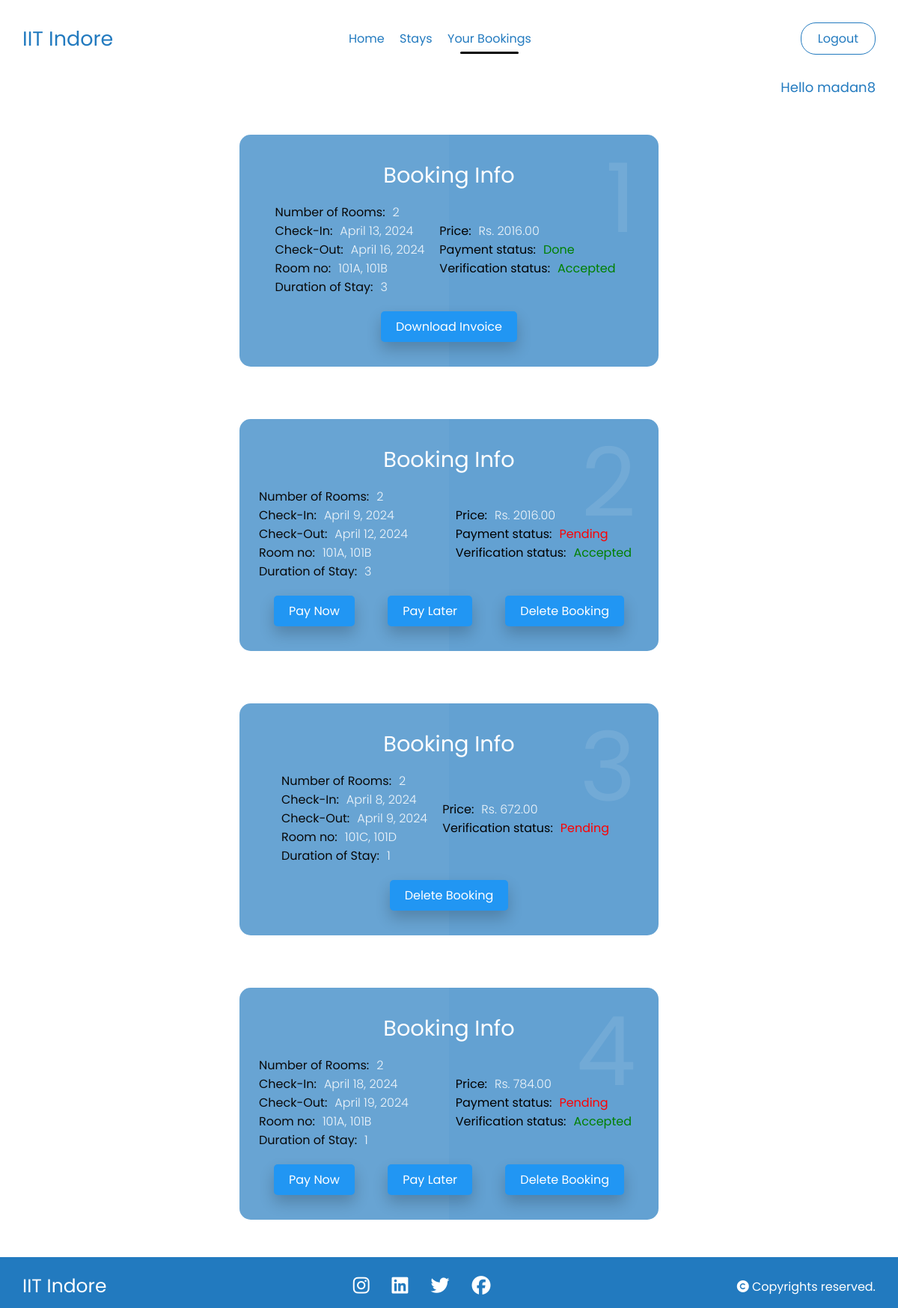
Page /bookings/ (signed in) on the committed database.
### hostel/models.py (models this page shows, shortened)
class Reservation(models.Model):
    PAYMENT_CHOICES = (
        ('1', 'Pending'),
        ('2', 'Done'),
        ('3', 'Pay Later')
    )
    VERIFIED_CHOICES = (
        ('1', 'Accepted'),
        ('2', 'Rejected'),
        ('3', 'Pending')
    )
    PAYMENT_METHOD = (
        ('1', 'Self'),
        ('2', 'Project')
    )
    id = models.AutoField(primary_key=True)
    user = models.ForeignKey(User, on_delete=models.CASCADE)
    email = models.EmailField()
    payment_method = models.CharField(max_length=1, default='1', choices=PAYMENT_METHOD)
    project_email = models.EmailField(blank=True)
    project_description = models.TextField(blank=True)
    phone_number = models.CharField(max_length=15)
    number_of_rooms = models.PositiveIntegerField()
    check_in_date = models.DateField()
    check_out_date = models.DateField()
    room_numbers = models.CharField(max_length=255, help_text="Enter room numbers separated by commas")
    tariff_per_day = models.DecimalField(max_digits=10, decimal_places=2, default=0.00)
    price = models.DecimalField(max_digits=10, decimal_places=2, default=0.00)
    total_price = models.DecimalField(max_digits=10, decimal_places=2, default=0.00)
    gst = models.DecimalField(max_digits=5, decimal_places=2, default=0.00)
    length_of_stay = models.IntegerField(default = 1)
    payment_status = models.CharField(max_length=1, default='1', choices = PAYMENT_CHOICES)
    verified_status = models.CharField(max_length=1, default='3', choices=VERIFIED_CHOICES)
    def get_room_numbers(self):
        return self.room_numbers.split(',')
    def set_room_numbers(self, room_numbers):
        self.room_numbers = ','.join(room_numbers)
    room_numbers_list = property(get_room_numbers, set_room_numbers)

### hostel/views.py (the view)
# urls.py: path('bookings/', views.bookings, name="bookings"),
@login_required(login_url='/login/')
def bookings(request):
    user_reservations = Reservation.objects.filter(user=request.user)
    return render(request, "bookings.html", {'user_reservations': user_reservations})

### templates/bookings.html (shortened to what this page needs)
{% load static %}
<!DOCTYPE html>
<html lang="en">
<head>
    <link rel="stylesheet" href="{% static 'navbar.css' %}">
</head>
<body>
    <div class="nav1">
        <div>
          <h3>IIT Indore</h3>
        </div>
        <div class="headings">
          <a href="/">Home</a>
          <a href="/stays">Stays</a>
          <a href="/bookings" class="active">Your Bookings</a>
        </div>
          <div class="nav1-login">
            {% if user.is_authenticated %}
            <a href='{% url "logout" %}'>Logout</a>
            {% else %}
            <a href='{% url "login" %}'>Login</a>
            {% endif %}
          </div>
    </div>
      {% if user.is_authenticated %}
        <div class="username">
          <h5>Hello {{user.username}}</h5>
        </div>
      {% endif %}
      {% if user_reservations %}
        {% for reservation in user_reservations %}
        <div class="container">
          <div class="card">
            <div class="box">
              <div class="content">
                <h2>{{ forloop.counter }}</h2>
                <h3>Booking Info</h3>
                <div class="columns">
                  <div class="left">
                    <p><span>Number of Rooms:</span>{{ reservation.number_of_rooms }}</p>
                    <p><span>Check-In:</span>{{ reservation.check_in_date }}</p>
                    <p><span>Check-Out:</span>{{ reservation.check_out_date }}</p>
                    <p><span>Room no:</span>{{ reservation.room_numbers_list|join:", " }}</p>
                    <p><span>Duration of Stay:</span>{{ reservation.length_of_stay }}</p>
                  </div>
                  <div class="right">
                    <p><span>Price:</span>Rs. {{ reservation.total_price }}</p>
                    {% if reservation.verified_status == '1' %}
                      {% if reservation.payment_status == '1' %}
                        <p><span>Payment status:</span><span style="color: red">{{ reservation.get_payment_status_display }}</span></p>
                      {% elif reservation.payment_status == '2' %}
                        <p><span>Payment status:</span><span style="color: green">{{ reservation.get_payment_status_display }}</span></p>
                      {% else %}
                        <p><span>Payment status:</span><span style="color: orange">{{ reservation.get_payment_status_display }}</span></p>
                      {% endif %}
                        <p><span>Verification status:</span><span style="color: green;">{{reservation.get_verified_status_display}}</span></p>
                    {% elif reservation.verified_status == '3' %}
                      <p><span>Verification status:</span><span style="color: red">{{reservation.get_verified_status_display}}</span></p>
                    {% endif %}
                  </div>
                </div>
                <div class="btn-row">
                  {% if reservation.verified_status == '1' %}
                    {% if reservation.payment_status == '2' %}
                        <a href="{% url 'download_invoice' reservation.id %}" class="btn btn-primary">Download Invoice</a>
                    {% else %}
                        {% if reservation.payment_status == '1' %}
                        <a href="{% url 'pay_now' reservation.id %}" class="btn btn-primary">Pay Now</a>
                        {% endif %}
                        <a href="#" class="btn btn-secondary">Pay Later</a>
                        <a href="#" class="btn btn-danger" data-reservation-id="{{ reservation.id }}">Delete Booking</a>
                    {% endif %}
                  {% elif reservation.verified_status == '3' %}
                    <a href="#" class="btn btn-danger" data-reservation-id="{{ reservation.id }}">Delete Booking</a>
                  {% endif %}
                </div>
              </div>
            </div>
          </div>
        </div>
        {% endfor %}
      {% endif %}
    <footer>
        <div class="footer">
          <div class="info">
            <h4>IIT Indore</h4>
          </div>
          <div class="social">
            <ul>
              <li><a href="#"><i class="fa-brands fa-instagram"></i></a></li>
              <li><a href="#"><i class="fa-brands fa-linkedin"></i></a></li>
              <li><a href="#"><i class="fa-brands fa-twitter"></i></a></li>
              <li><a href="#"><i class="fa-brands fa-facebook"></i></a></li>
            </ul>
          </div>
          <div class="rights">
            <p><i class="fa-solid fa-copyright"></i> Copyrights reserved.</p>
          </div>
        </div>
    </footer>
</body>
</html>

### static/navbar.css (style rules this page uses)
* { margin: 0; padding: 0; box-sizing: border-box; font-family: 'Ubuntu', cursive; font-weight: 400; }
:root { --main-color: #fff; --secondary-color: rgb(34,122,191); --primary-color: #000; }
.nav1 { width: 100%; padding: 30px; position: sticky; top: 0px; display: flex; justify-content: space-between; align-items: center; background: transparent; z-index: 33; }
.nav1 .headings a { text-decoration: none; font-size: 16px; color: var(--secondary-color); margin-right: 3%; position: relative; transition: 0.3s all ease-in-out; }
.nav1 div:nth-child(1) h3 { font-size: 27px; color: var(--secondary-color); }
.nav1 div:nth-child(3) { display: flex; align-items: center; justify-content: flex-end; }
.nav1 .headings { display: flex; align-items: center; justify-content: center; width: 60%; }
.nav1 div:nth-child(3) a { margin-left: 25px; }
.nav1-login a { background: transparent; border: 1.5px solid var(--secondary-color); border-radius: 20px; text-decoration: none; width: 100px; text-align: center; padding: 8px; color: var(--secondary-color); }
.active::after { content: ''; position: absolute; width: 70%; left: 15%; bottom: -8px; height: 3px; background-color: var(--primary-color); border-radius: 10px; }
footer { left: 0; bottom: 0; width: 100%; background-color: var(--secondary-color); color: #fff; text-align: center; }
footer .footer { display: flex; justify-content: space-between; align-items: center; flex-wrap: wrap; padding: 20px 30px 10px; background-color: var(--secondary-color); color: #fff; }
.info h4 { text-align: center; color: #fff; font-size: 25px; }
.social ul { display: flex; align-items: center; }
.social ul li { list-style-type: none; }
.social ul li a { color: #fff; font-size: 25px; margin: 0px 15px; }

### templates/bookings.html (style rules this page uses)
* { margin: 0; padding: 0; box-sizing: border-box; font-family: "Poppins", sans-serif; }
body .container .card { position: relative; width: 50%; min-height: 350px; border-radius: 15px; margin: 30px auto; transition: 0.5s; }
body .container .card:nth-child(odd) .box .content a { background: #2196f3; }
body .container .card .box { position: absolute; top: 20px; left: 20px; right: 20px; bottom: 20px; background: rgba(34,122,191,0.7); border-radius: 15px; display: flex; justify-content: center; align-items: center; overflow: hidden; transition: 0.5s; }
body .container .card .box:before { content: ""; position: absolute; top: 0; left: 0; width: 50%; height: 100%; background: rgba(255, 255, 255, 0.03); }
body .container .card .box .content { padding: 20px; text-align: center; }
body .container .card .box .content h2 { position: absolute; top: -10px; right: 30px; font-size: 8rem; color: rgba(255, 255, 255, 0.1); }
body .container .card .box .content h3 { font-size: 1.8rem; color: #fff; z-index: 1; transition: 0.5s; margin-bottom: 15px; }
body .container .card .box .content p { font-size: 1rem; font-weight: 300; color: rgba(255, 255, 255, 0.9); z-index: 1; transition: 0.5s; }
body .container .card .box .content a { position: relative; padding: 8px 20px; display: inline-block; background: black; border-radius: 5px; text-decoration: none; color: white; margin-top: 20px; box-shadow: 0 10px 20px rgba(0, 0, 0, 0.2); transition: 0.5s; }
.columns { display: flex; justify-content: space-between; align-items: center; }
.btn-row a { margin-right: 20px; margin-left: 20px; }
.left { margin-right: 20px; }
.columns p { text-align: left; }
.columns p span { margin-right: 10px; color: #000; }
.username { display: flex; flex-direction: row-reverse; padding-right: 30px; }
.username h5 { text-align: left; font-size: 18px; color: var(--secondary-color); }

### rows in the picture
Reservation: number_of_rooms "2", check_in_date "April 13, 2024", check_out_date "April 16, 2024", room_numbers_list "101A, 101B", length_of_stay "3", total_price "2016.00", payment_status "Done", verified_status "Accepted", shows "Download Invoice"
Reservation: number_of_rooms "2", check_in_date "April 9, 2024", check_out_date "April 12, 2024", room_numbers_list "101A, 101B", length_of_stay "3", total_price "2016.00", payment_status "Pending", verified_status "Accepted", shows "Pay Now"
Reservation: number_of_rooms "2", check_in_date "April 8, 2024", check_out_date "April 9, 2024", room_numbers_list "101C, 101D", length_of_stay "1", total_price "672.00", verified_status "Pending"
Reservation: number_of_rooms "2", check_in_date "April 18, 2024", check_out_date "April 19, 2024", room_numbers_list "101A, 101B", length_of_stay "1", total_price "784.00", payment_status "Pending", verified_status "Accepted", shows "Pay Now"

### other values in the picture
{{ user.username }} "madan8"
